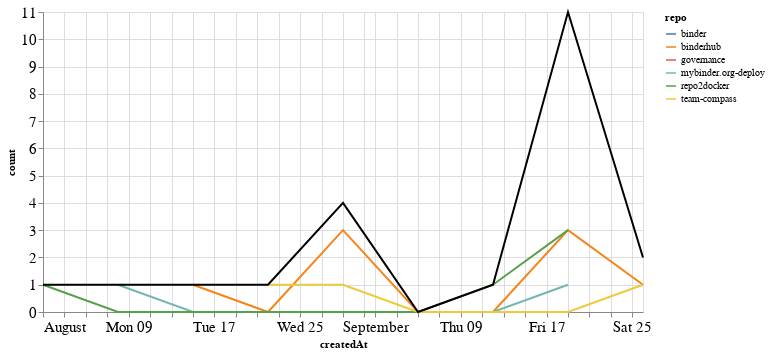

Notebook code cell kept with this figure:
### Markdown cell above
### Comments

### Code cell
comments_time = comments.groupby('repo').resample('W', on='createdAt').count()['author'].reset_index()
comments_time = comments_time.rename(columns={'author': 'count'})
comments_time_total = comments_time.groupby('createdAt').agg({"count": "sum"}).reset_index()
ch1 = alt.Chart(comments_time, width=600).mark_line().encode(
    x='createdAt',
    y='count',
    color='repo',
    tooltip="repo"
)

ch2 = alt.Chart(comments_time_total, width=600).mark_line(color="black").encode(
    x='createdAt',
    y='count',
)

ch1 + ch2

### Figure 1 — Vega-Lite specification as saved in the notebook (floating-point values rounded to 4 significant figures)
{"config": {"axisLeft": {"labelFontSize": 15}, "axisBottom": {"labelFontSize": 15}}, "layer": [{"data": {"name": "data-14c76e2eab328c80d01b773910dbd3fb"}, "mark": "line", "encoding": {"color": {"type": "nominal", "field": "repo"}, "tooltip": {"type": "nominal", "field": "repo"}, "x": {"type": "temporal", "field": "createdAt"}, "y": {"type": "quantitative", "field": "count"}}, "width": 600}, {"data": {"name": "data-f9a1ec751513435eb00596219d876f82"}, "mark": {"type": "line", "color": "black"}, "encoding": {"x": {"type": "temporal", "field": "createdAt"}, "y": {"type": "quantitative", "field": "count"}}, "width": 600}], "$schema": "https://vega.github.io/schema/vega-lite/v4.8.1.json", "datasets": {"data-14c76e2eab328c80d01b773910dbd3fb": [{"repo": "binder", "createdAt": "2021-09-19T00:00:00", "count": 3}, {"repo": "binderhub", "createdAt": "2021-08-15T00:00:00", "count": 1}, {"repo": "binderhub", "createdAt": "2021-08-22T00:00:00", "count": 0}, {"repo": "binderhub", "createdAt": "2021-08-29T00:00:00", "count": 3}, {"repo": "binderhub", "createdAt": "2021-09-05T00:00:00", "count": 0}, {"repo": "binderhub", "createdAt": "2021-09-12T00:00:00", "count": 0}, {"repo": "binderhub", "createdAt": "2021-09-19T00:00:00", "count": 3}, {"repo": "binderhub", "createdAt": "2021-09-26T00:00:00", "count": 1}, {"repo": "governance", "createdAt": "2021-09-19T00:00:00", "count": 1}, {"repo": "mybinder.org-deploy", "createdAt": "2021-08-08T00:00:00", "count": 1}, {"repo": "mybinder.org-deploy", "createdAt": "2021-08-15T00:00:00", "count": 0}, {"repo": "mybinder.org-deploy", "createdAt": "2021-08-22T00:00:00", "count": 0}, {"repo": "mybinder.org-deploy", "createdAt": "2021-08-29T00:00:00", "count": 0}, {"repo": "mybinder.org-deploy", "createdAt": "2021-09-05T00:00:00", "count": 0}, {"repo": "mybinder.org-deploy", "createdAt": "2021-09-12T00:00:00", "count": 0}, {"repo": "mybinder.org-deploy", "createdAt": "2021-09-19T00:00:00", "count": 1}, {"repo": "repo2docker", "createdAt": "2021-08-01T00:00:00", "count": 1}, {"repo": "repo2docker", "createdAt": "2021-08-08T00:00:00", "count": 0}, {"repo": "repo2docker", "createdAt": "2021-08-15T00:00:00", "count": 0}, {"repo": "repo2docker", "createdAt": "2021-08-22T00:00:00", "count": 0}, {"repo": "repo2docker", "createdAt": "2021-08-29T00:00:00", "count": 0}, {"repo": "repo2docker", "createdAt": "2021-09-05T00:00:00", "count": 0}, {"repo": "repo2docker", "createdAt": "2021-09-12T00:00:00", "count": 1}, {"repo": "repo2docker", "createdAt": "2021-09-19T00:00:00", "count": 3}, {"repo": "team-compass", "createdAt": "2021-08-22T00:00:00", "count": 1}, {"repo": "team-compass", "createdAt": "2021-08-29T00:00:00", "count": 1}, {"repo": "team-compass", "createdAt": "2021-09-05T00:00:00", "count": 0}, {"repo": "team-compass", "createdAt": "2021-09-12T00:00:00", "count": 0}, {"repo": "team-compass", "createdAt": "2021-09-19T00:00:00", "count": 0}, {"repo": "team-compass", "createdAt": "2021-09-26T00:00:00", "count": 1}], "data-f9a1ec751513435eb00596219d876f82": [{"createdAt": "2021-08-01T00:00:00", "count": 1}, {"createdAt": "2021-08-08T00:00:00", "count": 1}, {"createdAt": "2021-08-15T00:00:00", "count": 1}, {"createdAt": "2021-08-22T00:00:00", "count": 1}, {"createdAt": "2021-08-29T00:00:00", "count": 4}, {"createdAt": "2021-09-05T00:00:00", "count": 0}, {"createdAt": "2021-09-12T00:00:00", "count": 1}, {"createdAt": "2021-09-19T00:00:00", "count": 11}, {"createdAt": "2021-09-26T00:00:00", "count": 2}]}}
